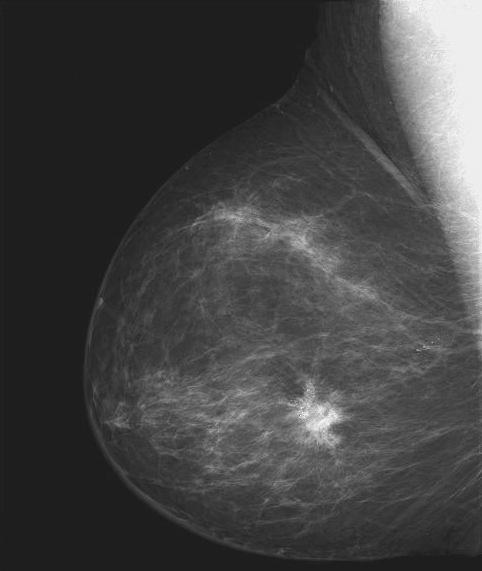
%> input picture Ejercicios/Capitulo 3/Negatives_and_Log_Imadjust/Fig3.04(a).jpg, 482 x 571 px
$ octave log_transform.m   (GNU Octave 9; MATLAB toolbox functions it lacks are replaced by stand-ins)
%> lines starting %> are read from the running program, lines starting %| are printed output that depends on the picture
clear all
close all
tic
%Method function
img = imread('Fig3.04(a).jpg');
%> img is the input picture: size 571x482 uint8; min 21, max 255, mean 66.7
img_star = imread('Fig3.05(a).jpg');
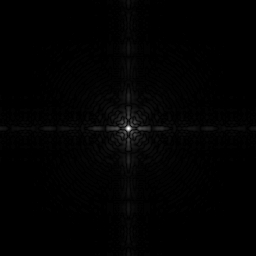
%> input picture Ejercicios/Capitulo 3/Negatives_and_Log_Imadjust/Fig3.05(a).jpg, 256 x 256 px
%> img_star is the input picture: size 256x256 uint8; min 0, max 255, mean 2.1

g = imadjust(img,[0,1],[1,0]);
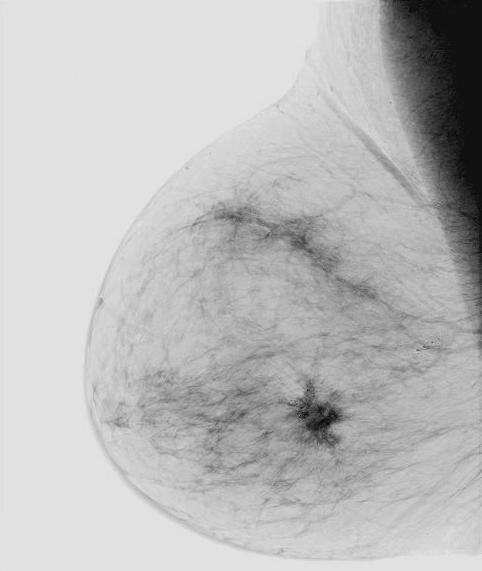
%> g: size 571x482 uint8; min 0, max 234, mean 188.3
imtool(g)

% Method substract
s = 255 - img;
figure
imtool(s)

k = log(1 + double(img_star));
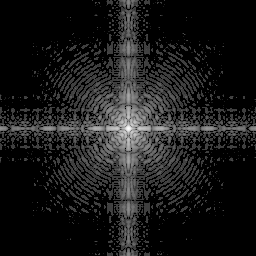
%> k: size 256x256 double; min 0, max 5.55, mean 0.568; drawn with min black and max white
imtool(k)
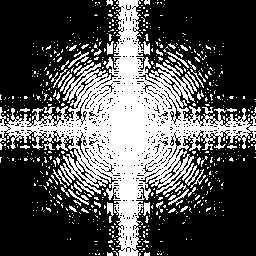
%> displayed picture: size 256x256, on the screen's scale of 0 to 255; min 0, max 255, mean 83.1
toc
